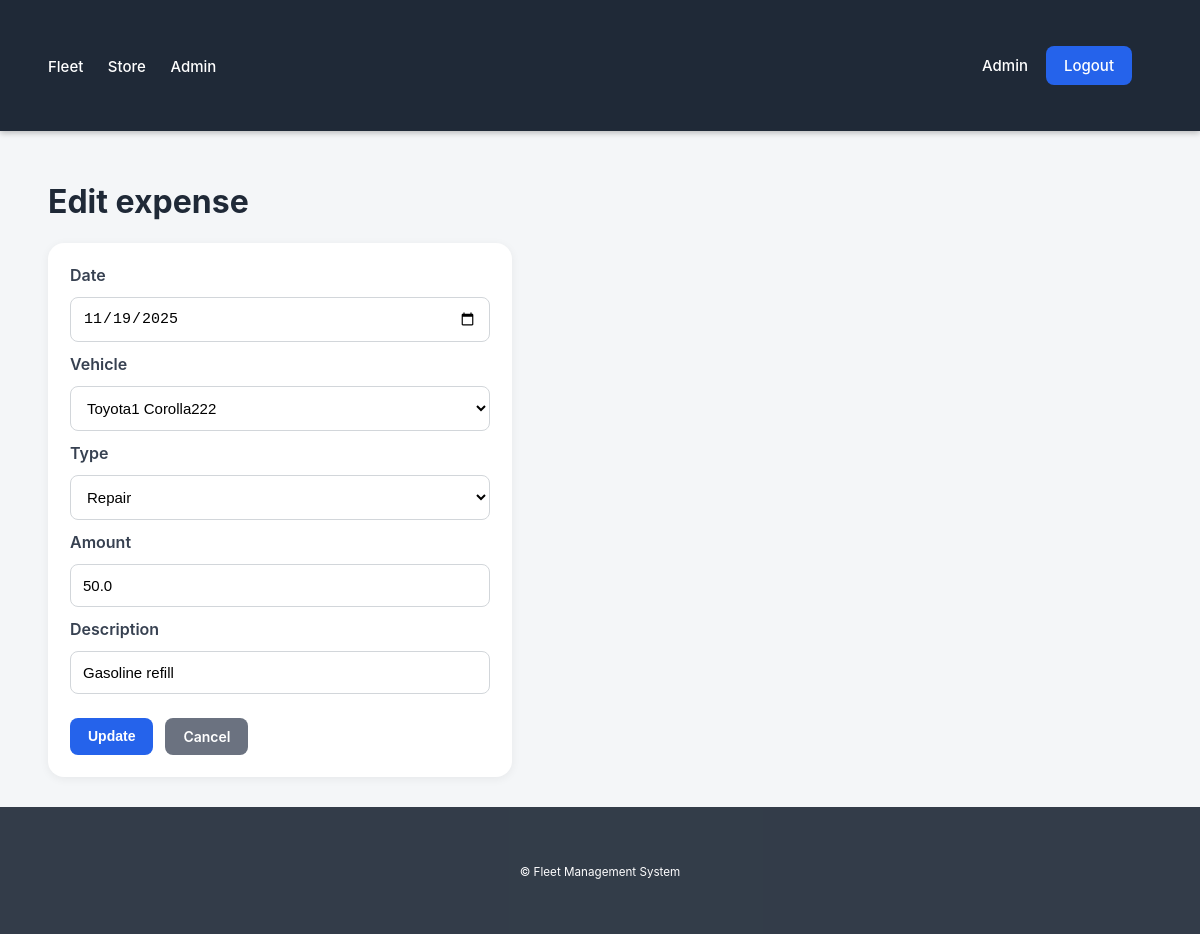
Screenshot of /admin/edit_expense/1 (signed in) with the database file from the repository.
### app/models/expense.py (models this page shows, shortened)
class Expense(db.Model):
    __tablename__ = 'expenses'
    id = db.Column(db.Integer, primary_key=True)
    expense_type = db.Column(db.String(150), nullable=False)
    amount = db.Column(db.Float, nullable=False)
    date = db.Column(db.DateTime, default=datetime.utcnow)
    description = db.Column(db.String(255), nullable=True)
    vehicle_id = db.Column(db.Integer, db.ForeignKey('vehicles.id'), nullable=False)
    def to_dict(self):
        return {
            "id": self.id,
            "expense_type": self.expense_type,
            "amount": self.amount,
            "date": self.date.strftime('%Y-%m-%d') if self.date else "",
            "description": self.description,
            "vehicle_id": self.vehicle_id
        }

### app/models/vehicle.py (models this page shows, shortened)
class Vehicle(db.Model):
    __tablename__ = 'vehicles'
    id = db.Column(db.Integer, primary_key=True)
    brand = db.Column(db.String(120), nullable=False)
    model = db.Column(db.String(120), nullable=False)
    year = db.Column(db.Integer, nullable=False)
    vin = db.Column(db.String(100), unique=True, nullable=False)
    technical_state = db.Column(db.String(255), nullable=False)
    trips = db.relationship('Trip', backref='vehicle', cascade='all, delete-orphan', lazy=True)
    maintenances = db.relationship('Maintenance', backref='vehicle', cascade='all, delete-orphan', lazy=True)
    expenses = db.relationship('Expense', backref='vehicle', cascade='all, delete-orphan', lazy=True)

### app/controllers/admin_controller.py (the view, shortened to what this page needs)
@admin_bp.route("/edit_expense/<int:eid>", methods=["GET", "POST"])
@admin_only
def edit_expense(eid):
    expense = ExpenseService.get_by_id(eid)
    vehicles = _normalize_list(VehicleService.get_all())
    return render_template(
        "Admin/edit_expense.html",
        expense=expense,
        vehicles=vehicles,
        form=expense.to_dict() if expense else {},
    )

### app/controllers/admin_controller.py (called while the page is built)
def admin_only(func):
    @wraps(func)
    def wrapper(*args, **kwargs):
        if "user_id" not in session:
            flash("Login required!", "warning")
            return redirect(url_for("auth.login"))
        if session.get("role") != "admin":
            flash("Access denied!", "danger")
            return redirect(url_for("store.dashboard"))
        return func(*args, **kwargs)
    return wrapper

def _normalize_list(res):
    if isinstance(res, tuple) and len(res) == 2:
        return res[0]
    return res

### app/repositories/expense_repository.py (called while the page is built)
    @staticmethod
    def get_by_id(expense_id):
        return Expense.query.get(expense_id)

### app/repositories/vehicle_repository.py (called while the page is built, shortened)
    @staticmethod
    def get_all(query=None, page=None, per_page=None):
        q = Vehicle.query
        if page and per_page:
            pag = q.order_by(Vehicle.id).paginate(page=page, per_page=per_page, error_out=False)
            return pag.items, pag.pages
        items = q.order_by(Vehicle.id).all()
        return items, 1

### app/services/expense_service.py (called while the page is built)
    @staticmethod
    def get_by_id(expense_id):
        return ExpenseRepository.get_by_id(expense_id)

### app/services/vehicle_service.py (called while the page is built)
    @staticmethod
    def get_all(query=None, page=None, per_page=None):
        return VehicleRepository.get_all(query=query, page=page, per_page=per_page)

### app/templates/Admin/edit_expense.html (shortened to what this page needs)
{% extends 'base.html' %}
{% block content %}
<h1>Edit expense</h1>
<form method="post" class="form-card">
  <label>Date</label>
  <input name="date" type="date" value="{{ expense.date.strftime('%Y-%m-%d') }}" required>
  <label>Vehicle</label>
  <select name="vehicle_id" required>
    {% for v in vehicles %}
      <option value="{{ v.id }}" {% if v.id == expense.vehicle_id %}selected{% endif %}>
        {{ v.brand }} {{ v.model }}
      </option>
    {% endfor %}
  </select>
  <label>Type</label>
  <select name="expense_type" required>
    {% set types = ["fuel", "repair", "parts", "insurance", "toll", "parking", "service", "misc"] %}
    {% for t in types %}
      <option value="{{ t }}" {% if expense.expense_type == t %}selected{% endif %}>
        {{ t | capitalize }}
      </option>
    {% endfor %}
  </select>
  <label>Amount</label>
  <input name="amount" type="number" step="0.01" value="{{ expense.amount }}" required>
  <label>Description</label>
  <input name="description" value="{{ expense.description }}">
  <div class="form-row" style="margin-top:12px">
    <button class="button" type="submit">Update</button>
    <a class="button" href="{{ url_for('admin.manage_expenses') }}" style="background:#6b7280">Cancel</a>
  </div>
</form>
{% endblock %}

### app/static/css/style.css (style rules this page uses)
html, body { height: 100%; }
body { margin: 0; padding: 0; font-family: -apple-system, BlinkMacSystemFont, "Segoe UI", Roboto, Arial, sans-serif; background: #f4f6f8; color: #1f2937; display: flex; flex-direction: column; }
* { transition: 0.15s ease; }
.button { padding: 10px 18px; border-radius: 8px; background: #2563eb; color: white; text-decoration: none; font-weight: 600; font-size: 14px; display: inline-block; border: none; cursor: pointer; }
.form-card { background: white; padding: 22px; border-radius: 16px; width: 420px; box-shadow: 0 2px 10px rgba(0,0,0,0.06); display: flex; flex-direction: column; gap: 12px; }
.form-card label { font-weight: 600; color: #374151; }
.form-card input, .form-card select, .form-card textarea { padding: 12px; border-radius: 8px; border: 1px solid #d2d6da; font-size: 15px; background: #fff; }
.form-row { display: flex; gap: 12px; }

### rows the page displays
Expense: date "11/19/2025", vehicle_id "Toyota1 Corolla222", expense_type "Repair", amount "50.0", description "Gasoline refill"

### other values shown
{{ session.get('user_name') }} "Admin"
